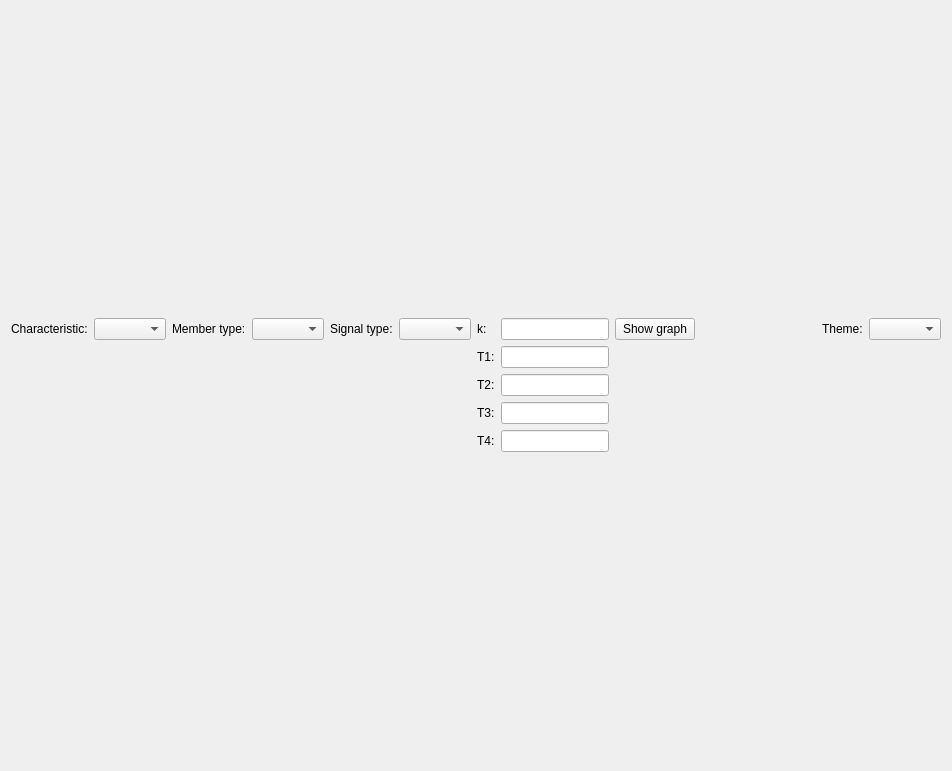
<?xml version="1.0" encoding="UTF-8"?>
<ui version="4.0">
 <class>ThemeWidgetForm</class>
 <widget class="QWidget" name="ThemeWidgetForm">
  <property name="geometry">
   <rect>
    <x>0</x>
    <y>0</y>
    <width>952</width>
    <height>771</height>
   </rect>
  </property>
  <property name="windowTitle">
   <string>ThemeWidget</string>
  </property>
  <layout class="QGridLayout" name="gridLayout">
   <item row="0" column="0">
    <layout class="QGridLayout" name="gridLayout_2">
     <item row="1" column="9">
      <spacer name="horizontalSpacer">
       <property name="orientation">
        <enum>Qt::Horizontal</enum>
       </property>
       <property name="sizeHint" stdset="0">
        <size>
         <width>40</width>
         <height>20</height>
        </size>
       </property>
      </spacer>
     </item>
     <item row="7" column="6">
      <widget class="QLabel" name="t4Label">
       <property name="text">
        <string>T4:</string>
       </property>
      </widget>
     </item>
     <item row="7" column="7">
      <widget class="QLineEdit" name="t4LineEdit">
       <property name="enabled">
        <bool>true</bool>
       </property>
       <property name="sizePolicy">
        <sizepolicy hsizetype="Fixed" vsizetype="Fixed">
         <horstretch>0</horstretch>
         <verstretch>0</verstretch>
        </sizepolicy>
       </property>
      </widget>
     </item>
     <item row="1" column="10">
      <widget class="QLabel" name="themeLabel">
       <property name="text">
        <string>Theme:</string>
       </property>
      </widget>
     </item>
     <item row="1" column="5">
      <widget class="QComboBox" name="signalTypeComboBox"/>
     </item>
     <item row="6" column="6">
      <widget class="QLabel" name="t3Label">
       <property name="text">
        <string>T3:</string>
       </property>
      </widget>
     </item>
     <item row="1" column="7">
      <widget class="QLineEdit" name="kLineEdit">
       <property name="sizePolicy">
        <sizepolicy hsizetype="Fixed" vsizetype="Fixed">
         <horstretch>0</horstretch>
         <verstretch>0</verstretch>
        </sizepolicy>
       </property>
      </widget>
     </item>
     <item row="3" column="7">
      <widget class="QLineEdit" name="t1LineEdit">
       <property name="sizePolicy">
        <sizepolicy hsizetype="Fixed" vsizetype="Fixed">
         <horstretch>0</horstretch>
         <verstretch>0</verstretch>
        </sizepolicy>
       </property>
      </widget>
     </item>
     <item row="1" column="8">
      <widget class="QPushButton" name="equationPushButton">
       <property name="text">
        <string>Show graph</string>
       </property>
      </widget>
     </item>
     <item row="1" column="1">
      <widget class="QComboBox" name="characteristicComboBox"/>
     </item>
     <item row="3" column="6">
      <widget class="QLabel" name="t1Label">
       <property name="text">
        <string>T1:</string>
       </property>
      </widget>
     </item>
     <item row="1" column="2">
      <widget class="QLabel" name="memberTypeLabel">
       <property name="text">
        <string>Member type:</string>
       </property>
      </widget>
     </item>
     <item row="6" column="7">
      <widget class="QLineEdit" name="t3LineEdit">
       <property name="sizePolicy">
        <sizepolicy hsizetype="Fixed" vsizetype="Fixed">
         <horstretch>0</horstretch>
         <verstretch>0</verstretch>
        </sizepolicy>
       </property>
      </widget>
     </item>
     <item row="5" column="7">
      <widget class="QLineEdit" name="t2LineEdit">
       <property name="sizePolicy">
        <sizepolicy hsizetype="Fixed" vsizetype="Fixed">
         <horstretch>0</horstretch>
         <verstretch>0</verstretch>
        </sizepolicy>
       </property>
      </widget>
     </item>
     <item row="1" column="6">
      <widget class="QLabel" name="kLabel">
       <property name="text">
        <string>k:</string>
       </property>
      </widget>
     </item>
     <item row="5" column="6">
      <widget class="QLabel" name="t2Label">
       <property name="text">
        <string>T2:</string>
       </property>
      </widget>
     </item>
     <item row="1" column="4">
      <widget class="QLabel" name="signalTypeLabel">
       <property name="text">
        <string>Signal type:</string>
       </property>
      </widget>
     </item>
     <item row="1" column="11">
      <widget class="QComboBox" name="themeComboBox"/>
     </item>
     <item row="1" column="3">
      <widget class="QComboBox" name="memberTypeComboBox"/>
     </item>
     <item row="1" column="0">
      <widget class="QLabel" name="characteristicLabel">
       <property name="text">
        <string>Characteristic:</string>
       </property>
      </widget>
     </item>
    </layout>
   </item>
  </layout>
 </widget>
 <resources/>
 <connections>
  <connection>
   <sender>themeComboBox</sender>
   <signal>currentIndexChanged(int)</signal>
   <receiver>ThemeWidgetForm</receiver>
   <slot>updateUI()</slot>
   <hints>
    <hint type="sourcelabel">
     <x>83</x>
     <y>384</y>
    </hint>
    <hint type="destinationlabel">
     <x>475</x>
     <y>385</y>
    </hint>
   </hints>
  </connection>
  <connection>
   <sender>memberTypeComboBox</sender>
   <signal>currentIndexChanged(int)</signal>
   <receiver>ThemeWidgetForm</receiver>
   <slot>updateUI()</slot>
   <hints>
    <hint type="sourcelabel">
     <x>218</x>
     <y>384</y>
    </hint>
    <hint type="destinationlabel">
     <x>475</x>
     <y>385</y>
    </hint>
   </hints>
  </connection>
  <connection>
   <sender>characteristicComboBox</sender>
   <signal>currentIndexChanged(int)</signal>
   <receiver>ThemeWidgetForm</receiver>
   <slot>updateUI()</slot>
   <hints>
    <hint type="sourcelabel">
     <x>82</x>
     <y>122</y>
    </hint>
    <hint type="destinationlabel">
     <x>475</x>
     <y>385</y>
    </hint>
   </hints>
  </connection>
 </connections>
</ui>
